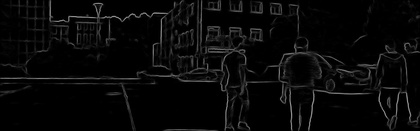
%> input picture IDT/StarFarming.jpg, 420 x 131 px, shrunk from 1920 x 600 before the run
$ octave main.m   (GNU Octave 9; MATLAB toolbox functions it lacks are replaced by stand-ins)
%> lines starting %> are read from the running program, lines starting %| are printed output that depends on the picture
%> further down, A is the input picture: size 131x420 uint8; min 0, max 145, mean 8.4
### IDT/IDT.m
% I = imread('C:\Users\韬\Desktop\毕业设计\Automatic online calibration\right1.jpg');
function  D = IDT(I,r,a)
if nargin == 1
    r = 0.98;
    a = 1/3;
end
if nargin == 0
    I = imread('G:\20171023morning\Calib_Source\edge_5.jpg');
    r = 0.98;
    a = 1/3;
end
[m,n] = size(I);
%> m = 131; n = 420
E = double(I);
I = double(I);
for i = 2:m
    for j = 2:n-1
        E(i,j)  = max(max(max(E(i-1:i,j-1:j+1)))*r,E(i,j));
    end
end
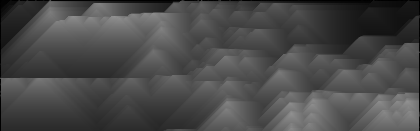
%> E: size 131x420 double; min 0, max 145, mean 74.4

for i = m-1:-1:1
    for j = n-1:-1:2
        E(i,j) = max(max(max(E(i:i+1,j-1:j+1)))*r,E(i,j));
    end
end
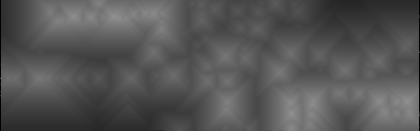
%> E: size 131x420 double; min 0, max 145, mean 85.7
D = (1-a)*E+a*I;
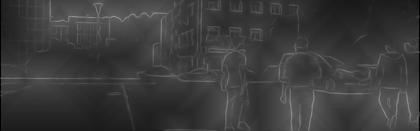
%> D: size 131x420 double; min 0, max 145, mean 60
D = uint8(D);
%> D: size 131x420 uint8

### IDT/main.m
clc; close all; clear all;
DataDir = 'StarFarming.jpg';
A = imread(DataDir);
figure;
imshow(A, []);
tic
C = IDT(A);
toc
figure;
imshow(C, []);
